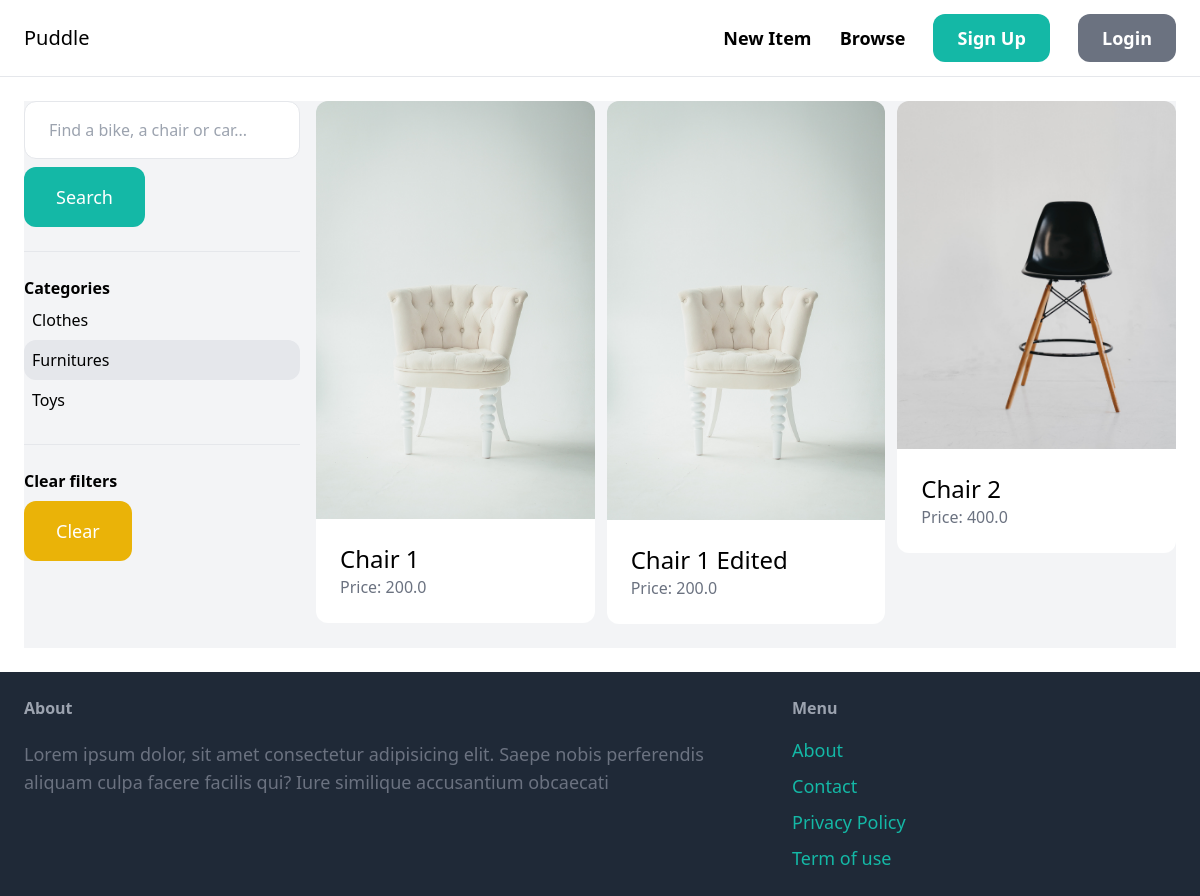
Page /items/?query=&category=2 on the committed database.
### item/models.py (models this page shows, shortened)
class Category(models.Model):
    name = models.CharField(max_length=255)
    class Meta:
        ordering = ('name',)
        verbose_name_plural = 'Categories'

class Item(models.Model):
    category = models.ForeignKey(Category, related_name='items', on_delete=models.CASCADE)
    name = models.CharField(max_length=255)
    description = models.TextField(blank=True, null= True)
    price = models.FloatField()
    image = models.ImageField(upload_to='item_images', blank=True, )
    is_sold = models.BooleanField(default=False)
    created_by = models.ForeignKey(User, related_name='items', on_delete=models.CASCADE)
    created_at = models.DateTimeField(auto_now_add=True)

### item/views.py (the view)
# urls.py: path('', views.items, name='items'),
def items(request):
    query = request.GET.get('query','')
    category_id = request.GET.get('category', 0)
    categories = Category.objects.all()
    items = Item.objects.filter(is_sold= False)
    if category_id:
        items = items. filter(category_id=category_id)
    if query:
        items = items.filter(Q(name__icontains=query) | Q(description__icontains=query))
    return render(request, 'item/items.html', {
        'items' : items,
        'query' : query,
        'categories' : categories,
        'category_id' : int(category_id),
    })

### item/templates/item/items.html (shortened to what this page needs)
{% extends 'core/base.html' %}
{% block content %}
    <div class="pb-6 grid grid-cols-4 gap-4 bg-gray-100">
        <div class="col-span-1">
            <form method="get" action="{% url 'item:items' %}">
                <input name="query" class="w-full py-4 px-6 border rounded-xl" type="text" value="{{ query }}" placeholder="Find a bike, a chair or car...">
                <button class="mt-2 py-4 px-8 text-lg bg-teal-500 text-white rounded-xl">Search</button>
            </form>
            <hr class="my-6">
            <p class="font-semibold">Categories</p>
            <ul>
                {% for category in categories %}
                    <li class="py-2 px-2 rounded-xl{% if category.id == category_id %} bg-gray-200{% endif %}">
                        <a href="{% url 'item:items' %}?query={{ query }}&category={{ category.id }}">{{ category.name }}</a>
                    </li>
                {% endfor %}
            </ul>
            <hr class="my-6">
            <p class="font-semibold">Clear filters</p>
            <ul>
                <li><a href="{% url 'item:items' %}" class="mt-2 py-4 px-8 inline-block bg-yellow-500 text-lg rounded-xl text-white">Clear</a>
        </div>
        <div class="col-span-3">
            <div class="grid grid-cols-3 gap-3">
                {% for item in items %}
                    <div>
                        <a href="{% url 'item:detail' item.id %}">
                            <div>
                                <img src="{{ item.image.url }}" class="rounded-t-xl">
                            </div>
                            <div class="p-6 bg-white rounded-b-xl">
                                <h2 class="text-2xl">{{ item.name }}</h2>
                                <p class="text-gray-500">Price: {{ item.price }}</p>
                            </div>
                        </a>
                    </div>
                {% endfor %}
            </div>
        </div>
    </div>
{% endblock %}

### rows in the picture
Category: name "Clothes"
Category: name "Furnitures"
Category: name "Toys"
Item: image (picture), name "Chair 1", price "200.0"
Item: image (picture), name "Chair 1 Edited", price "200.0"
Item: image (picture), name "Chair 2", price "400.0"
